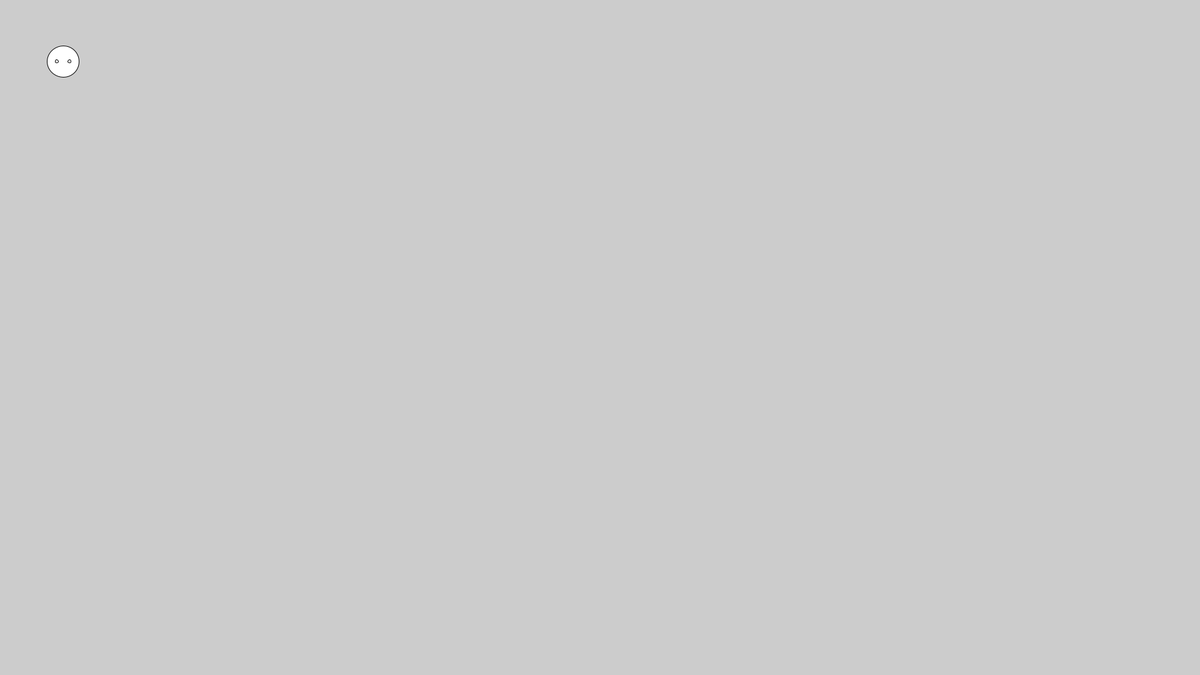
Frame 1 (no input)
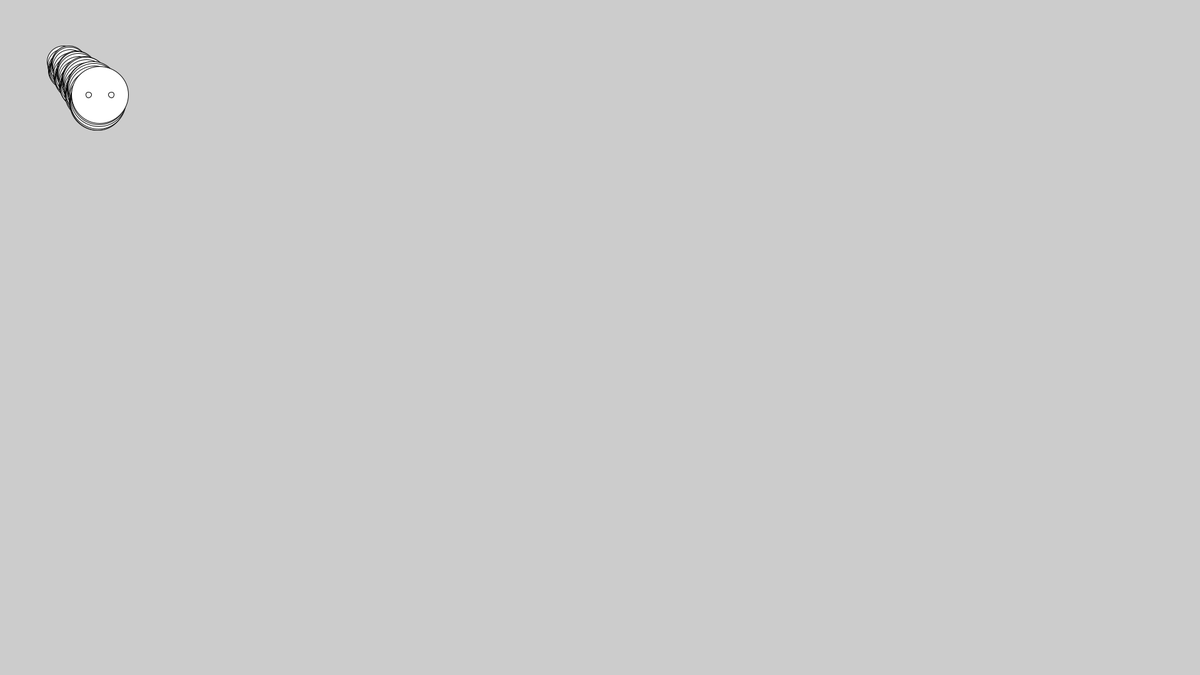
Frame 60 (the mouse pressed at the canvas centre just before this capture)
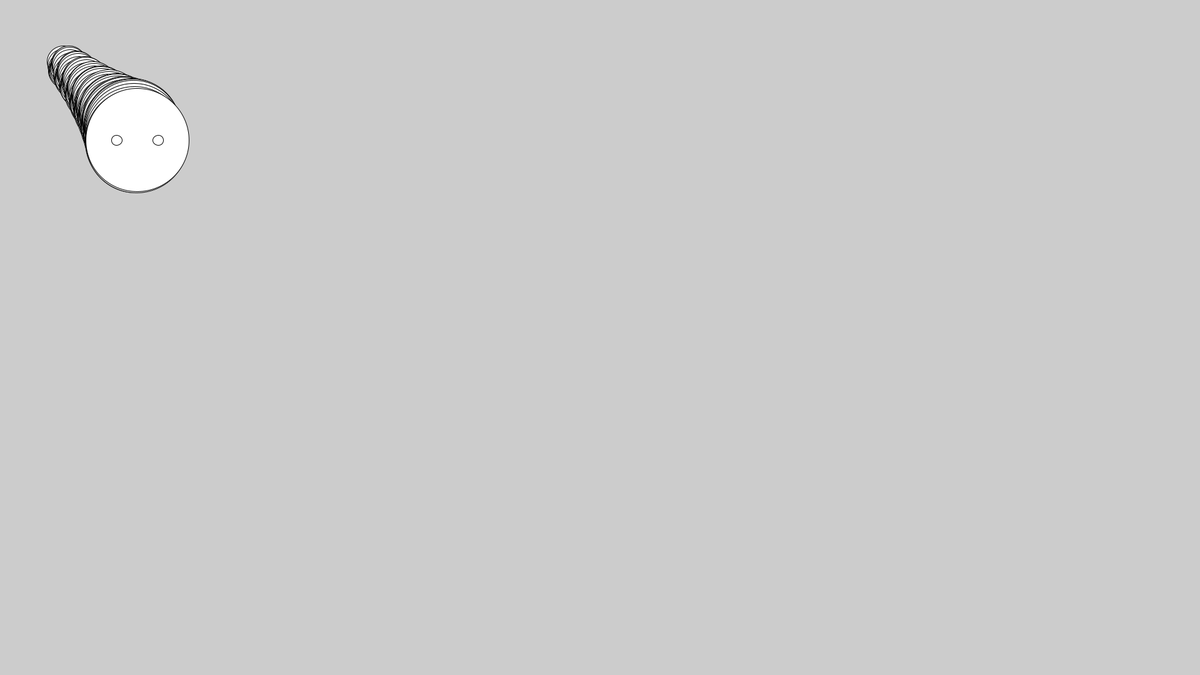
Frame 120 (the mouse held since frame 60 and released just before this capture)

The Processing sketch that drew these frames (run headless with seeded random() and noise(); from frame 60 on, the mouse is pressed at the canvas centre):

// Processing sketch: TheCreature_2_2019
// ── TheCreature_2_2019.pde
//Dette skulle være løsningen på "Creature Walk", men der er noget galt!
//
//Opgave 1: Læs programmet med en ven og find ud af hvordan koden fungerer
//Opgave 2: Boldens øjne bevæger sig og forstørres forkert. Det skal rettes
//Opgave 3: Bolden hopper ikke op og ned. Det skal fikses (hint: se ballwalk)
//Opgave 4: Skriv kode-kommentarer, der forklarer dine rettelser og upload til gitHub.
//Opgave 5: Aflever dokument med link på lectio (lectio registrerer ikke en kommentar som aflevering)

float   ballX             = 100  ,  ballY             = 100;
float   eyeLeftRelativeX  = -10  ,  eyeLeftRelativeY  = 5  ; // Begge eyeLeftRelativeX og eyeRightRelativeX er positiv
float   eyeRightRelativeX = 10   ,  eyeRightRelativeY = 5  ;   
float   speedX            = 1    ,  speedY            = 1  ;
float   ballSize          = 50   ;
float   eyeSize           = 5    ;
float   zoomFactor        = 1.01  ;



//setup: kører kun en gang ved progam-start
// De to tegn: { } betyder kode scope. Variabler har altid et scope de lever indenfor!
void setup() {  
  size(1920, 1080);
  frameRate(30);
}

//draw: kører default 30  gange per sekund
void draw() {                     
  float ballwalk =  sin(ballX*0.5)*10;  //svingning på +10 til -10 pixels
  ballX             +=speedX    ;//flytter min bold 
  ballY             +=speedY    ;
  ballSize          *=zoomFactor; //gør mit bold størrere
  eyeSize           *=zoomFactor;
  eyeRightRelativeX *=zoomFactor;
  eyeRightRelativeY *=zoomFactor;
  eyeLeftRelativeX  *=zoomFactor;
  eyeLeftRelativeY  *=zoomFactor;

  
  clear();
  ellipse(ballX, ballY+ballwalk, ballSize, ballSize);
  ellipse(eyeLeftRelativeX + ballX, ballY+ballwalk, eyeSize,eyeSize); // ballY skal ikke ændre sig da den skal være i midten af bolden.
  ellipse(eyeRightRelativeX + ballX, ballY+ballwalk, eyeSize,eyeSize);

}
